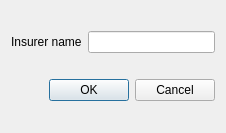
<?xml version="1.0" encoding="UTF-8"?>
<ui version="4.0">
 <class>Dialog</class>
 <widget class="QDialog" name="Dialog">
  <property name="geometry">
   <rect>
    <x>0</x>
    <y>0</y>
    <width>226</width>
    <height>133</height>
   </rect>
  </property>
  <property name="windowTitle">
   <string>Add insurer</string>
  </property>
  <layout class="QGridLayout" name="gridLayout">
   <item row="0" column="0">
    <layout class="QHBoxLayout" name="horizontalLayout">
     <item>
      <widget class="QLabel" name="label">
       <property name="text">
        <string>Insurer name</string>
       </property>
      </widget>
     </item>
     <item>
      <widget class="QLineEdit" name="name_edit"/>
     </item>
    </layout>
   </item>
   <item row="1" column="0">
    <widget class="QDialogButtonBox" name="buttonBox">
     <property name="orientation">
      <enum>Qt::Horizontal</enum>
     </property>
     <property name="standardButtons">
      <set>QDialogButtonBox::Cancel|QDialogButtonBox::Ok</set>
     </property>
    </widget>
   </item>
  </layout>
 </widget>
 <resources/>
 <connections>
  <connection>
   <sender>buttonBox</sender>
   <signal>accepted()</signal>
   <receiver>Dialog</receiver>
   <slot>accept()</slot>
   <hints>
    <hint type="sourcelabel">
     <x>248</x>
     <y>254</y>
    </hint>
    <hint type="destinationlabel">
     <x>157</x>
     <y>274</y>
    </hint>
   </hints>
  </connection>
  <connection>
   <sender>buttonBox</sender>
   <signal>rejected()</signal>
   <receiver>Dialog</receiver>
   <slot>reject()</slot>
   <hints>
    <hint type="sourcelabel">
     <x>316</x>
     <y>260</y>
    </hint>
    <hint type="destinationlabel">
     <x>286</x>
     <y>274</y>
    </hint>
   </hints>
  </connection>
 </connections>
</ui>
